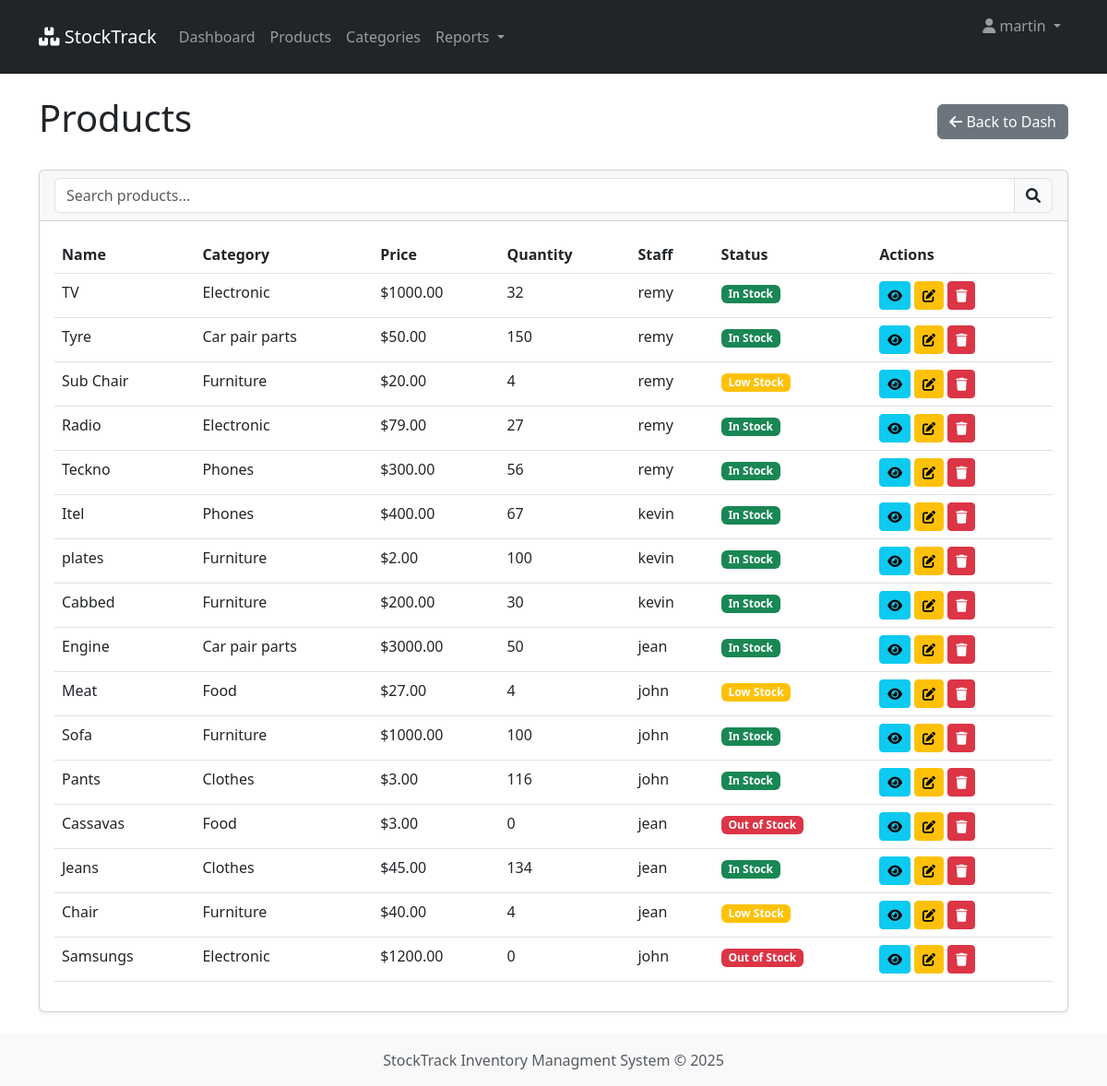
The page /products/ (signed in) on the database as committed earlier.
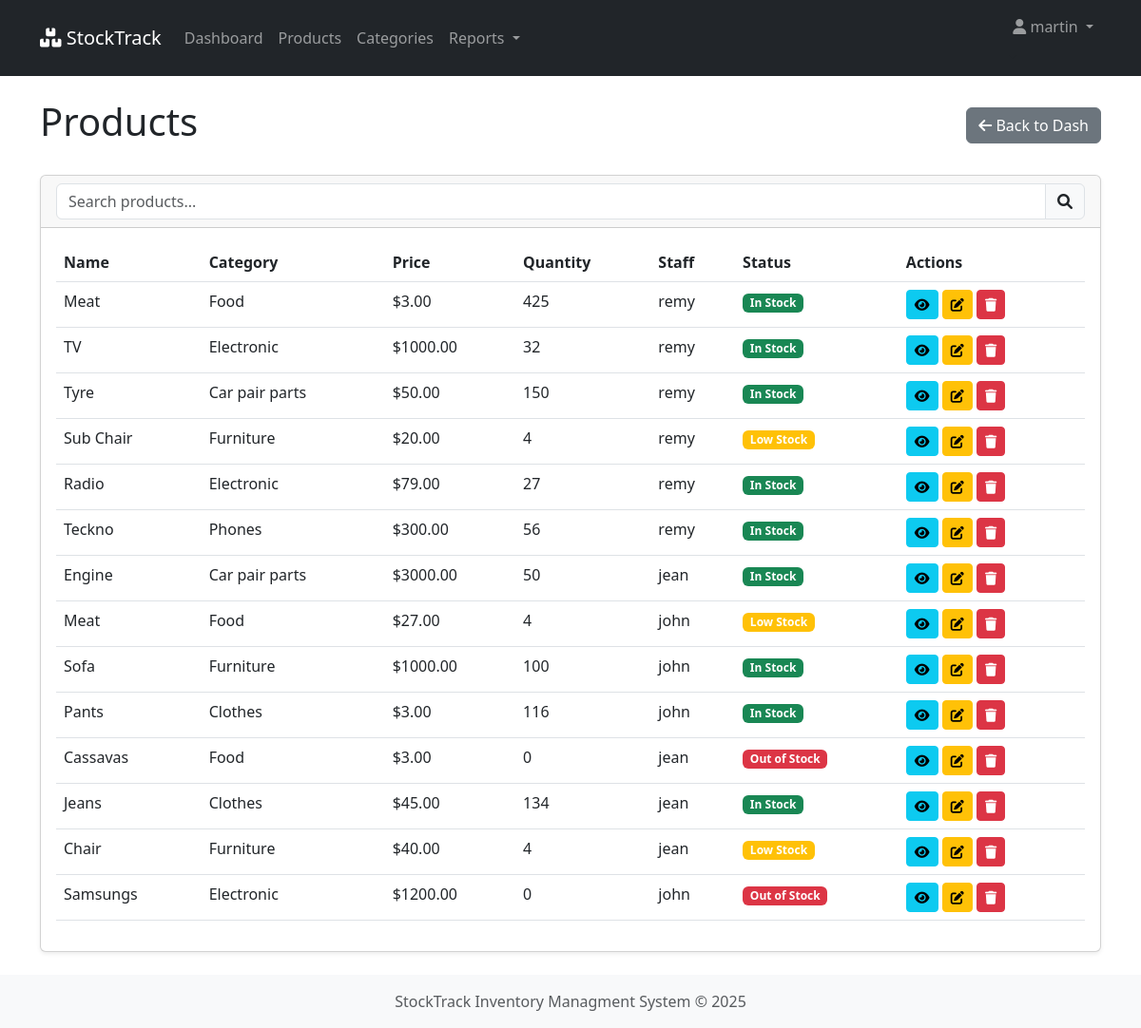
The same page on the database as committed later.
### inventory/models.py (models this page shows, shortened)
class Product(models.Model):
    name = models.CharField(max_length=255, db_index=True)
    description = models.TextField(blank=True, null=True)
    category = models.ForeignKey(Category, on_delete=models.CASCADE, related_name='products')
    price = models.DecimalField(max_digits=10, decimal_places=2, db_index=True)
    quantity = models.IntegerField(default=0, db_index=True)
    minimum_stock = models.IntegerField(default=10)
    created_by = models.ForeignKey(User, on_delete=models.CASCADE)
    created_at = models.DateTimeField(auto_now_add=True)
    updated_at = models.DateTimeField(auto_now=True)
    @property
    def is_low_stock(self):
        return self.quantity <= self.minimum_stock
    @property
    def is_zero(self):
        return self.quantity == 0

class Category(models.Model):
    name = models.CharField(max_length=255, unique=True, db_index=True)
    description = models.TextField(blank=True, null=True)
    created_at = models.DateTimeField(auto_now_add=True)
    class Meta:
        verbose_name_plural = "categories"
        ordering = ['name']

### inventory/views.py (the view)
# urls.py: path('products/', views.product_list, name='product_list'),
@never_cache
@login_required
def product_list(request):
    if not request.user.is_authenticated:
        return render(request, 'registration/login.html')
    user_profile = request.user.profile.first()
    context = {
        'user_profile': user_profile,
    }
    if user_profile.is_manager:
       products = Product.objects.all().select_related('category', 'created_by').order_by('-id')
       context.update({
           'products': products,
       })
    elif user_profile.is_staff:
        products = Product.objects.filter(movements__created_by=request.user).distinct().all().order_by('-created_at')
        context.update({
            'products': products,
        })
    return render(request, 'inventory/product_list.html', context)

### inventory/models.py (called while the page is built)
    @property
    def is_manager(self):
        return self.role == 'manager'

    @property
    def is_staff(self):
        return self.role == 'staff'

### inventory/templates/inventory/product_list.html (shortened to what this page needs)
{% extends 'inventory/base.html' %}
{% load static %}
{% block content %}
<div class="d-flex justify-content-between align-items-center mb-4">
    <h1>Products</h1>
    <a href="{% url 'dashboard' %}" class="btn btn-secondary">
            <i class="fas fa-arrow-left"></i> Back to Dash
        </a>
</div>
<div class="card">
    <div class="card-header">
        <div class="input-group">
            <input type="text" id="productSearch" class="form-control" placeholder="Search products...">
            <span class="input-group-text"><i class="fas fa-search"></i></span>
        </div>
    </div>
    <div class="card-body">
        <div class="table-responsive">
            <table class="table table-hover" id="productsTable">
                <thead>
                    <tr>
                        <th>Name</th>
                        <th>Category</th>
                        <th>Price</th>
                        <th>Quantity</th>
                        {% if user_profile.is_manager%}
                        <th>Staff</th>
                        {% endif %}
                        <th>Status</th>
                        <th>Actions</th>
                    </tr>
                </thead>
                <tbody>
                    {% for product in products %}
                    <tr>
                        <td>{{ product.name }}</td>
                        <td>{{ product.category.name }}</td>
                        <td>${{ product.price }}</td>
                        <td>{{ product.quantity }}</td>
                        {% if user_profile.is_manager%}
                        <td>{{ product.created_by }}</td>
                        {% endif %}
                        <td>
                            {% if product.is_zero %}
                            <span class="badge bg-danger">Out of Stock</span>
                            {% elif product.is_low_stock %}
                            <span class="badge bg-warning">Low Stock</span>
                            {% else %}
                            <span class="badge bg-success">In Stock</span>
                            {% endif %}
                        </td>
                        <td>
                            <a href="{% url 'product_detail' product.pk %}" class="btn btn-sm btn-info">
                                <i class="fas fa-eye"></i>
                            </a>
                            <a href="{% url 'edit_product' product.pk %}" class="btn btn-sm btn-warning">
                                <i class="fas fa-edit"></i>
                            </a>
                            <a href="{% url 'delete_product' product.pk %}" class="btn btn-sm btn-danger">
                                <i class="fas fa-trash"></i>
                            </a>
                        </td>
                    </tr>
                    {% empty %}
                    <tr>
                        <td colspan="6" class="text-center">No products found</td>
                    </tr>
                    {% endfor %}
                </tbody>
            </table>
        </div>
    </div>
</div>
{% endblock %}

Rows that differ between the two databases and show on the page:
removed Product: name "Itel", category.name "Phones", price "400.00", quantity "67", created_by "kevin", minimum_stock "In Stock"
removed Product: name "plates", category.name "Furniture", price "2.00", quantity "100", created_by "kevin", minimum_stock "In Stock"
removed Product: name "Cabbed", category.name "Furniture", price "200.00", quantity "30", created_by "kevin", minimum_stock "In Stock"
added Product: name "Meat", category.name "Food", price "3.00", quantity "425", created_by "remy", minimum_stock "In Stock"
